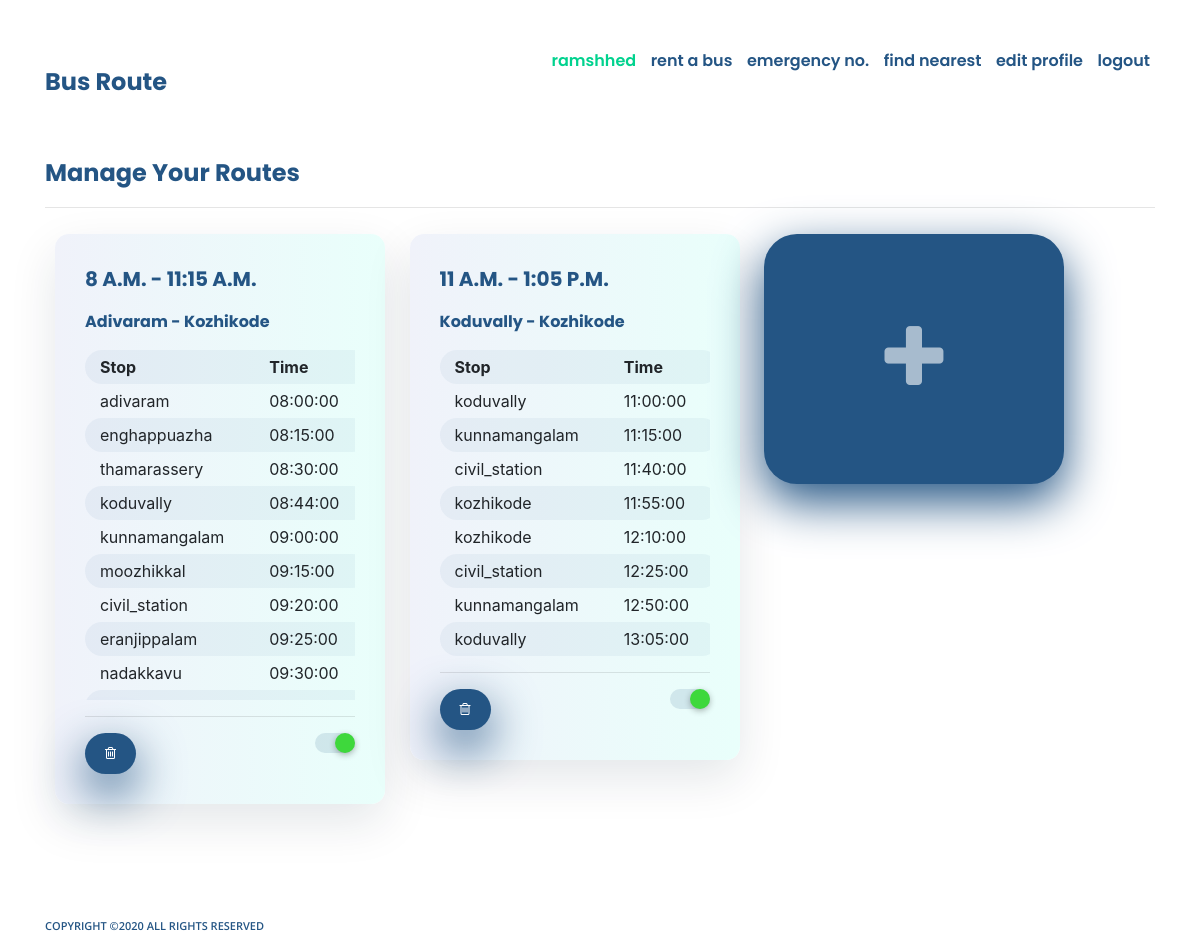
Screenshot of /bus/owner/routes/1/ (signed in) with the database file from the repository.
### accounts/models.py (models this page shows)
class UserAccounts(AbstractUser):
    username = None
    email = models.EmailField(_('email address'), unique=True)
    is_bus_owner = models.BooleanField(default=False)
    phone_regex = RegexValidator(regex=r'^\+?1?\d{9,15}$', message="Invalid format, ex: '+999999999'.")
    phone = models.CharField(validators=[phone_regex], max_length=17, blank=True, null=True)
    USERNAME_FIELD = 'email'
    REQUIRED_FIELDS = []
    objects = UserManager()

### bus/models.py (models this page shows, shortened)
class BaseModel(models.Model):
    created_date = models.DateTimeField(auto_now_add=True)
    modified_date = models.DateTimeField(auto_now=True)
    class Meta:
        abstract = True

class TripModel(BaseModel):
    bus = models.ForeignKey(BusModel,on_delete=models.CASCADE)
    start_time = models.TimeField()
    end_time = models.TimeField()
    start_place = models.CharField(max_length=30)
    end_place = models.CharField(max_length=30)
    active = models.BooleanField(default=False)
    stand_delay = models.PositiveIntegerField(default=0)

class RouteModel(BaseModel):
    trip = models.ForeignKey(TripModel,on_delete=models.CASCADE)
    stop = models.ForeignKey(PlacesModel,on_delete=models.CASCADE)
    time = models.TimeField()
    forward = models.BooleanField(default=True)

class PlacesModel(BaseModel):
    place_name = models.CharField(max_length=100,unique=True)
    def __str__(self):
        return self.place_name

### bus/views.py (the view)
# urls.py: path('owner/routes/<int:id>/', views.owner_route_view),
@login_required(login_url=OWNER_URL)
@permission_required(OWNER_PERM,login_url = OWNER_URL)
def owner_route_view(request,id):
    trip_list = TripModel.objects.filter(bus=id,bus__owner=request.user)
    context = {
        "trips":trip_list,
        "bus_id": id
    }
    return render(request, "bus/routes.html", context)

### templates/bus/routes.html (shortened to what this page needs)
{% extends 'base.html' %}
{% load static %}
{% block content %}
<div class="hos-pol-container">
    <p class="form-heading-register">Manage Your Routes</p><hr>
    {% for i in trips %}
    <div class="owner-trip-card">
        <p class="basic-p-owner" >{{ i.start_time }} - {{ i.end_time }}</p>
        <p class="basic-p-owner" style="font-size: medium;">{{ i.start_place }} - {{ i.end_place }}</p>
        <div style="max-height: 350px; overflow-y: scroll;overflow-x: hidden;">
        <table>
            <tr class="color-tr">
                <th>Stop</th>
                <th>Time</th>
            </tr>
            {% for routes in i.routemodel_set.all %}
            <tr {% if forloop.counter|divisibleby:2 %}class="color-tr"{% endif %}>
                <td> {{ routes.stop }} </td>
                <td> {{ routes.time | upper }}</td>
            </tr>
            {% endfor %}
        </table>
        </div>
        <hr>
        <div style="display: flex;flex-direction: row;justify-content: space-between;">
        <div class="d-inline-block" >
        <button class="del-trip" data-id="{{i.id}}"><i class="fa fa-trash-o" aria-hidden="true"></i></button>
        </div>
        <div class="text-right d-inline-block" style="vertical-align: -webkit-baseline-middle;">
        <label class="switch"><input data-id="{{ i.id }}" type="checkbox" {% if i.active %} checked{% endif %}/>    <div></div>
        </label></div>
        </div>
        </div>
    {% endfor %}
    <button class="owner-bus-card-add" onclick="window.location='/bus/owner/routes/add/{{ bus_id }}/'">
        <i class="fa fa-plus" aria-hidden="true"></i>
    </button>
</div>
{% endblock %}

### templates/base.html (shortened to what this page needs)
{% load static %}
<!DOCTYPE html>
<html lang="en">
<head>
    <link rel="stylesheet" href="https://maxcdn.bootstrapcdn.com/bootstrap/4.0.0/css/bootstrap.min.css">
    <link rel="stylesheet" href="https://cdnjs.cloudflare.com/ajax/libs/animate.css/3.7.2/animate.min.css">
    <link rel="stylesheet" href="https://stackpath.bootstrapcdn.com/font-awesome/4.7.0/css/font-awesome.min.css">
    <link rel="stylesheet" href="https://cdnjs.cloudflare.com/ajax/libs/jquery-confirm/3.3.2/jquery-confirm.min.css">
    <link href="{% static 'accounts/css/style.css' %}"  rel="stylesheet">
</head>
<body>
    <div class="container mt-5">
        <header>
            <nav>
                <div class="nav-logo">
                    <a href="/" class="heading-main-link"><span class="heading-main">Bus Route</span></a>
                </div>
                <ul class="nav-ul">
                    {% if not request.user.is_authenticated %}
                    <li><a href="/accounts/user/login/">login</a></li>
                    <li><a href="/accounts/user/register/">register</a></li>
                    {% else %}
                    <li><a href="#" style="color: #01D28E;">{{ request.user.first_name }}</a></li>
                    {% if perms.accounts.owner_rights %}
                    <li><a href="/bus/owner/rent/">rent a bus</a></li>
                    {% else %}
                    <li><a href="/bus/user/mytrip/">my trips</a></li>
                    {% endif %}
                    <li><a href="/bus/user/emergency/">emergency no.</a></li>
                    <li><a href="/bus/user/nearest/all/">find nearest</a></li>
                    <li><a href="/accounts/edit/">edit profile</a></li>
                    <li><a href="/accounts/logout/">logout</a></li>
                    {% endif %}
                </ul>
            </nav>
        </header>
        <article>
            {% block content %}
            {% endblock %}
        </article>
        <footer>
            <div class="row  mt-sm-4 mt-3 pt-sm-5 pt-0 ">
                <div class="col-sm-10">
                    <p class="footer-text d-inline-block">Copyright ©2020 All rights reserved</p>
                </div>
                <div class="col-sm-2">
                </div>
            </div>
        </footer>
    </div>
</body>
</html>

### accounts/static/accounts/css/style.css (style rules this page uses)
body { overflow-x: hidden; }
.basic-p-owner { font-family: Poppins; font-style: normal; font-weight: bold; font-size: 20px; text-transform: capitalize; color: #245584; }
nav { display: flex; justify-content: space-between; }
.nav-ul { display: inline-block; list-style-type: none; }
.nav-ul li { display: inline-block; margin: 0px 5px 0px 5px; }
.nav-ul li a { color: #245584; font-weight: 600; font-size: 16px; font-family: Poppins; font-style: normal; }
.nav-logo { display: inline-block; }
.heading-main { font-family: Poppins; font-style: normal; font-weight: bold; font-size: 24px; color: #245584; }
.heading-main-link { text-decoration: none; }
.footer-text { font-family: Open Sans; font-style: normal; font-weight: 600; font-size: 11px; text-transform: uppercase; color: #245584; }
.form-heading-register { font-family: Poppins; font-style: normal; font-weight: bold; font-size: 24px; color: #245584; }
.hos-pol-container { margin: 50px 0px; }
.hos-pol-container a , .hos-pol-container button { font-family: Poppins; font-style: normal; font-weight: 500; font-size: 14px; background: #245584; box-shadow: 0px 18px 48px #245584; border-radius: 33px; color: #FFFFFF; padding: 10px 20px; outline: none; border: none; }
.owner-bus-card-add { background: linear-gradient(90deg, #F0F2FA 0%, #E9FFFB 100%); box-shadow: 0px 18px 48px rgba(10, 34, 57, 0.11); border-radius: 14px; width: 300px; height: 250px; font-size: 75px !important; color: rgba(255, 255, 255, 0.6) !important; display: inline-block; text-align: center; padding: 30px 30px; margin: 10px 10px; }
.owner-trip-card { background: linear-gradient(90deg, #F0F2FA 0%, #E9FFFB 100%); box-shadow: 0px 18px 48px rgba(10, 34, 57, 0.11); border-radius: 14px; width: 330px; display: inline-block; padding: 30px 30px; margin: 10px 10px; vertical-align: top; }
.owner-trip-card table td, .owner-trip-card table th { padding: 5px 30px 5px 15px; }
.color-tr td, .color-tr th { background-color: #2c62940e; border-bottom-right-radius: 20px; border-top-right-radius: 20px; }
.color-tr td:first-child, .color-tr th:first-child { border-bottom-left-radius: 20px; border-top-left-radius: 20px; border-bottom-right-radius: 0px; border-top-right-radius: 0px; }
table { max-height: 500px; overflow: scroll; }
.switch { display: inline-block; font-size: 20px; height: 1em; width: 2em; background:#24558421; border-radius: 1em; }
.switch div { height: 1em; width: 1em; border-radius: 1em; background: #FFF; box-shadow: 0 0.1em 0.3em rgba(0,0,0,0.3); -webkit-transition: all 300ms; -moz-transition: all 300ms; transition: all 300ms; }
.switch input:checked + div { -webkit-transform: translate3d(100%, 0, 0); -moz-transform: translate3d(100%, 0, 0); transform: translate3d(100%, 0, 0); background: #3ed83c; }

### rows the page displays
UserAccounts: user.first_name "ramshhed"
TripModel: start_time "8 A.m.", end_time "11:15 A.m.", start_place "Adivaram", end_place "Kozhikode"
RouteModel: stop "adivaram", time "08:00:00"
RouteModel: stop "enghappuazha", time "08:15:00"
RouteModel: stop "thamarassery", time "08:30:00"
RouteModel: stop "koduvally", time "08:44:00"
RouteModel: stop "kunnamangalam", time "09:00:00"
RouteModel: stop "moozhikkal", time "09:15:00"
RouteModel: stop "civil_station", time "09:20:00"
RouteModel: stop "eranjippalam", time "09:25:00"
RouteModel: stop "nadakkavu", time "09:30:00"
TripModel: start_time "11 A.m.", end_time "1:05 P.m.", start_place "Koduvally", end_place "Kozhikode"
RouteModel: stop "koduvally", time "11:00:00"
RouteModel: stop "kunnamangalam", time "11:15:00"
RouteModel: stop "civil_station", time "11:40:00"
RouteModel: stop "kozhikode", time "11:55:00"
RouteModel: stop "kozhikode", time "12:10:00"
RouteModel: stop "civil_station", time "12:25:00"
RouteModel: stop "kunnamangalam", time "12:50:00"
RouteModel: stop "koduvally", time "13:05:00"
